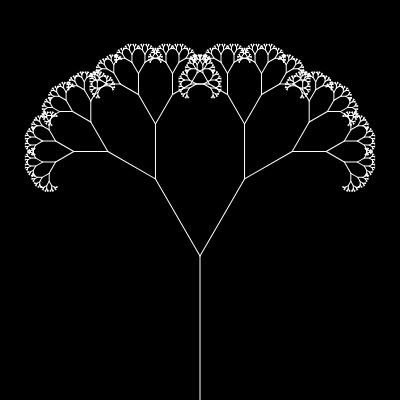
Frame 1 (no input)
Frame 60 (no input): identical to frame 1, image omitted
Frame 120 (the mouse pressed at the canvas centre since frame 60): identical to frame 1, image omitted

The p5.js sketch that drew this single still picture (run headless with seeded random() and noise() and a simulated clock; from frame 60 on, the mouse is pressed at the canvas centre):

// p5.js sketch
// ── sketch.js
var index = 0;
var fibArray = [1, 1];
var slider;

function generateFib(n) {
  let a = 1;
  let b = 1;
  let c = 0;
  for (let i = 3; i <= n; i++) {
    c = a + b;
    a = b;
    b = c;
    fibArray.push(c);
  }
}

function setup() {
  createCanvas(400, 400);
  generateFib(12);
  fibArray.reverse();
  console.log(fibArray);
  slider = createSlider(0, PI, PI / 6, 0.001);
}

function draw() {
  background(0);
  stroke(255);
  translate(200, height);
  branch(0);
}

function branch(num) {
  // angle in radians
  var angle = slider.value();
  //drawing the line
  line(0, 0, 0, -fibArray[num]);
  translate(0, -fibArray[num]);

  if (fibArray[num] > 1) {
    push();
    rotate(angle);
    branch(num + 1);
    pop();

    push();
    rotate(-angle);
    branch(num + 1);
    pop();
  }
}
